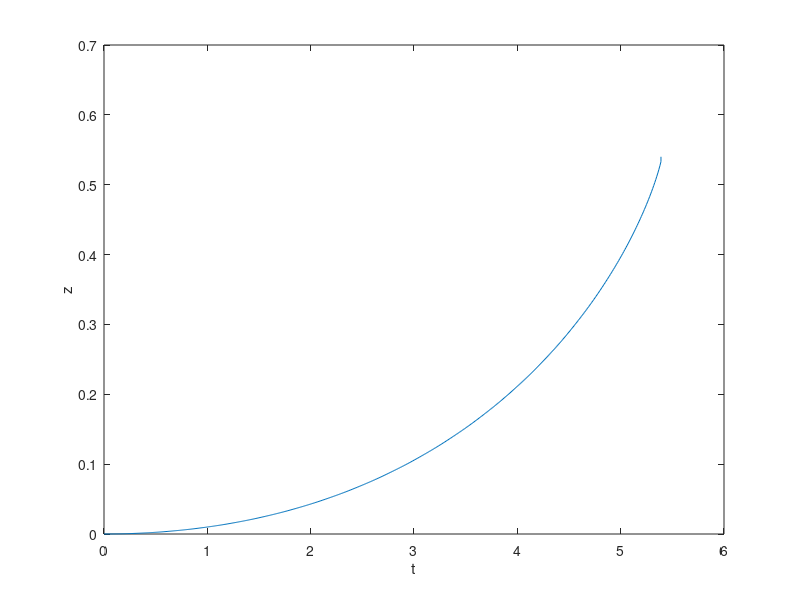

The MATLAB source for this figure:
%%%%%%%%%%%%%%%%%%%%%%%%%%%%%%%%%%%%%%%%%%%%%%%%%%%%
% RocketMan! 
% Describes the trajectory of a rocket shot vertically upward
% 
% NOTE: clear variables before each run
%%%%%%%%%%%%%%%%%%%%%%%%%%%%%%%%%%%%%%%%%%%%%%%%%%%%



%static variables
ve=10;
rho=1;
dm=1;

%initialise values at t=0
z0=0;
v0=0;
m0=540;
tau = 0.01; %interval
maxstep = 1000; % no. of iterations
%%%%%%%%%%%%%%%%%%%%%%%%%%%%%%%%%%%%%%%%%%%%%%%%%%%%

%assigning variables to init values
z=z0; v=v0; m=m0;


for istep=1:maxstep
    
    t = (istep-1)*tau; 
    xplot(istep) = t;
    yplot(istep) = z;
%     yplot2(istep) = y;
    

    a = ve*dm/m;
    m = m-dm;
    v = v+a*tau;
    z = z+v*tau
    
    
    
    % If ball reaches ground (y<0), break out of the loop
    if( m <= 0 )
        xplot(istep+1) = t; % Record last values computed
        yplot(istep+1) = z;
        break; % Break out of the for loop
    end

end

plot1=plot(xplot,yplot,'-');
xlabel('t'); ylabel('z');












%%%%%%%%%%%%%%%%%%%%%%%%%%%%%%%%%%%%%%%%%%%%%%%%%%%%
% Changelog:
% 1.0 Initialise program. Basic acceleration
%%%%%%%%%%%%%%%%%%%%%%%%%%%%%%%%%%%%%%%%%%%%%%%%%%%%
